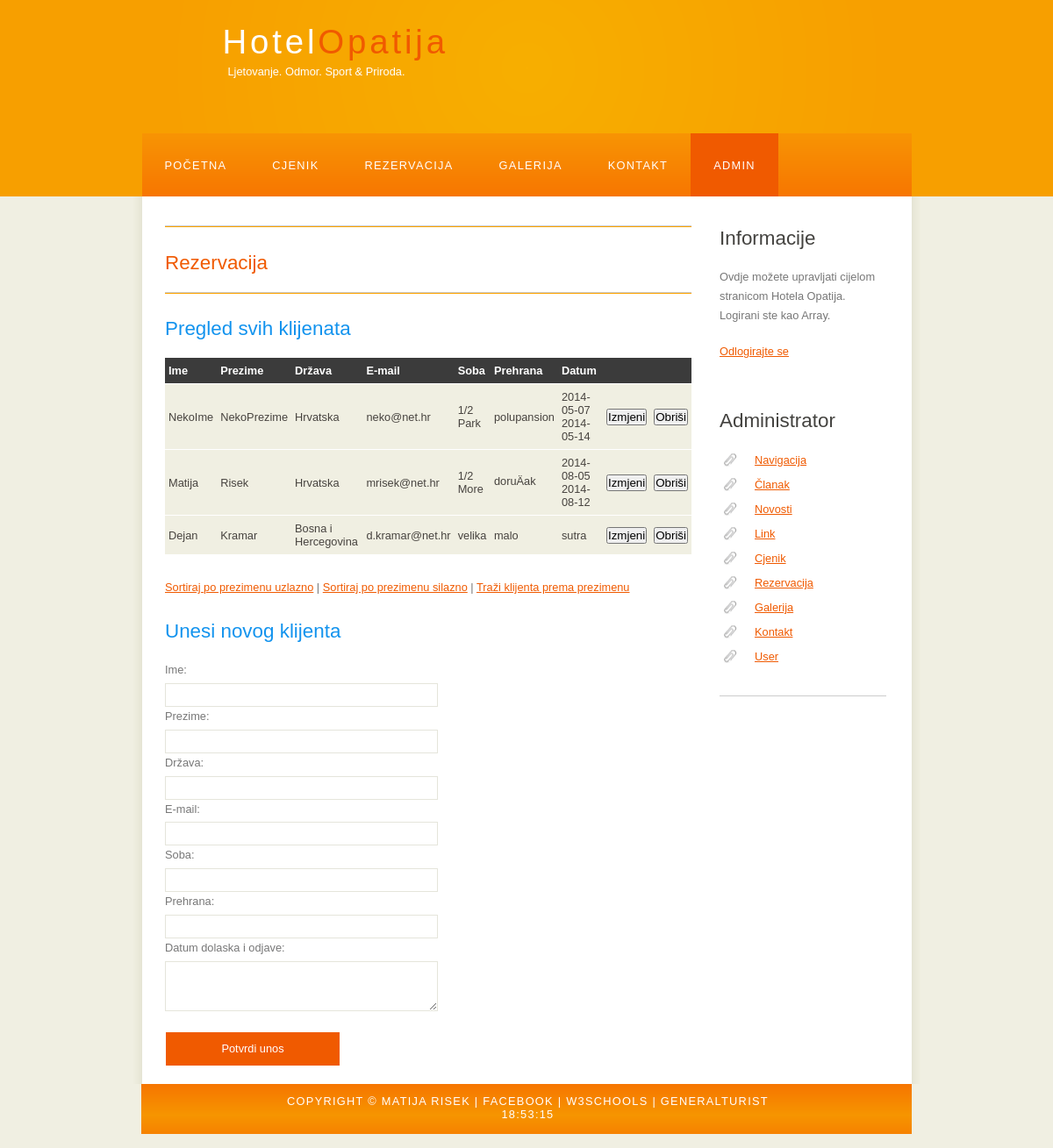
/adminRezervacija.php (signed in), run on the app's committed database.
### tables this page shows
CREATE TABLE IF NOT EXISTS `Klijent` (
  `idKlijent` int(11) NOT NULL AUTO_INCREMENT,
  `imeKlijent` varchar(255) NOT NULL,
  `prezimeKlijent` varchar(255) NOT NULL,
  `drzavaKlijent` varchar(255) NOT NULL,
  `emailKlijent` varchar(255) NOT NULL,
  `sobaKlijent` varchar(255) NOT NULL,
  `prehranaKlijent` varchar(255) NOT NULL,
  `datumKlijent` text NOT NULL,
  PRIMARY KEY (`idKlijent`)
);

### adminRezervacija.php (the view, shortened to what this page needs)
<!DOCTYPE HTML>
<html>
<head>
    <link rel="stylesheet" type="text/css" href="style/style.css" title="style" />
</head>
<body onload="startTime()">
    <div id="main">
        <div id="header">
            <div id="logo">
                <div id="logo_text">
                    <h1><a href="index.php">Hotel<span class="logo_colour">Opatija</span></a></h1>
                    <h2>Ljetovanje. Odmor. Sport & Priroda.</h2>
                </div>
            </div>
            <div id="menubar">
                <ul id="menu">
                    <li><a href="index.php">Početna</a></li>
                    <li><a href="cjenik.php">Cjenik</a></li>
                    <li><a href="rezervacija.php">Rezervacija</a></li>
                    <li><a href="galerija.php">Galerija</a></li>
                    <li> <a href="kontakt.php">Kontakt</a></li>
					<li class="selected"><a href="administrator.php">Admin</a></li>
                </ul>
            </div>
        </div>
        <div id="site_content">
            <div class="sidebar">
				<?php
					echo "<h3>Informacije</h3>";
					echo "<p>";
					echo "Ovdje možete upravljati cijelom stranicom Hotela Opatija.<br>";
					echo "Logirani ste kao {$_SESSION['username']}.<br>";
					echo '<p><a href="?action=logOut">Odlogirajte se</a></p>';
					echo "<p>";
				?>
                <h3>Administrator</h3>
                <ul>
					<li><a href="adminNavigacija.php">Navigacija</a></li>
                    <li><a href="adminClanak.php">Članak</a></li>
                    <li><a href="adminNovosti.php">Novosti</a></li>
                    <li><a href="adminLink.php">Link</a></li>
					<li><a href="adminCjenik.php">Cjenik</a></li>
                    <li><a href="adminRezervacija.php">Rezervacija</a></li>
                    <li><a href="adminGalerija.php">Galerija</a></li>
                    <li><a href="adminKontakt.php">Kontakt</a></li>
					<li><a href="adminUser.php">User</a></li>
                </ul>
                <hr />
            </div>
			<div id="content">
<hr color="orange" width="600">
<h3><a id="rezervacija" style="text-decoration: none">Rezervacija</a></h3>
<hr color="orange" width="600">
<h2>Pregled svih klijenata</h2>
<table width="600" border="0" cellpadding="0" cellspacing="0">
<tr>
<th>Ime</th>
<th>Prezime</th>
<th>Država</th>
<th>E-mail</th>
<th>Soba</th>
<th>Prehrana</th>
<th>Datum</th>
<th></th>
<th></th>
</tr>
<?php
$sql="SELECT * FROM Klijent";
$records=mysql_query($sql);
while($zapis=mysql_fetch_assoc($records)){
	echo "<tr>";
	echo "<td>".$zapis['imeKlijent']."</td>";
	echo "<td>".$zapis['prezimeKlijent']."</td>";
	echo "<td>".$zapis['drzavaKlijent']."</td>";
	echo "<td>".$zapis['emailKlijent']."</td>";
	echo "<td>".$zapis['sobaKlijent']."</td>";
	echo "<td>".$zapis['prehranaKlijent']."</td>";
	echo "<td>".$zapis['datumKlijent']."</td>";
	echo '<td><form method="post" action="novaIzmjenaKlijenta.php">
	<input type="hidden" value="'.$zapis['idKlijent'].'" name="idKlijent"/>
	<input type="submit" value="Izmjeni" />
	</form></td>';
	echo '<td><form method="post" action="brisanjeKlijenta.php">
	<input type="hidden" value="'.$zapis['idKlijent'].'" name="idKlijent"/>
	<input type="submit" onClick="potvrda (); return false;" value="Obriši" />
	</form></td>';
	echo "</tr>";
}
?>
</table>
<a href="sortirajKlijenteUzlazno.php">Sortiraj po prezimenu uzlazno</a> | <a href="sortirajKlijenteSilazno.php">Sortiraj po prezimenu silazno</a> | <a href="pretragaKlijentaForma.php">Traži klijenta prema prezimenu</a>
<form name="unosRezervacije" action="insertKlijent.php" method="post" onsubmit="return validacijaAdminRezervacija();">
<div class="form_settings">
<h2>Unesi novog klijenta</h2>
<p>Ime:</p> <input type="text" name="imeKlijent"><br>
<p>Prezime:</p> <input type="text" name="prezimeKlijent"><br>
<p>Država:</p> <input type="text" name="drzavaKlijent"><br>
<p>E-mail:</p> <input type="text" name="emailKlijent"><br>
<p>Soba:</p> <input type="text" name="sobaKlijent"><br>
<p>Prehrana:</p> <input type="text" name="prehranaKlijent"><br>
<p>Datum dolaska i odjave:</p> <textarea rows="3" name="datumKlijent" cols="20"></textarea><br>
<input class="submit" type="submit" value="Potvrdi unos">
</div>
</form>
            </div>
        </div>
        <div id="footer">
            Copyright &copy; Matija Risek | <a href="https://www.facebook.com/matija.risek">Facebook</a> | <a href="http://www.w3schools.com/">W3Schools</a> | <a href="http://www.general-turist.com/">GeneralTurist</a><div id="txt"></div>
        </div>
    </div>
</body>
</html>

### style/style.css (style rules this page uses)
html { height: 100%; }
* { margin: 0; padding: 0; }
body { font: normal .80em 'trebuchet ms', arial, sans-serif; background: #F0EFE2; color: #777; }
p { padding: 0 0 20px 0; line-height: 1.7em; }
hr { display: block; height: 1px; border: 0; border-top: 1px solid #ccc; margin: 1em 0; padding: 0; }
h1, h2, h3, h4, h5, h6 { font: normal 175% 'century gothic', arial, sans-serif; color: #43423F; margin: 0 0 15px 0; padding: 15px 0 5px 0; }
h2 { font: normal 175% 'century gothic', arial, sans-serif; color: #1293EE; }
a, a:hover { outline: none; text-decoration: underline; color: #F05A00; }
ul { margin: 2px 0 22px 17px; }
ul li { list-style-type: circle; margin: 0 0 6px 0; padding: 0 0 4px 5px; }
#main, #logo, #menubar, #site_content, #footer { margin-left: auto; margin-right: auto; }
#header { background: #f79f00; height: 240px; }
#logo { width: 825px; position: relative; height: 168px; margin-top: -16px; background: url(logo.png) no-repeat; }
#logo #logo_text { position: absolute; top: 20px; left: 0; }
#logo h1, #logo h2 { font: normal 300% 'century gothic', arial, sans-serif; border-bottom: 0; text-transform: none; margin: 0; margin-left: 66px; }
#logo_text h1, #logo_text h1 a, #logo_text h1 a:hover { padding: 22px 0 0 0; color: #FFF; letter-spacing: 0.1em; text-decoration: none; }
#logo_text h1 a .logo_colour { color: #F05A00; }
#logo_text h2 { font-size: 100%; padding: 4px 0 0 0; color: #FFF; margin-left: 72px; }
#menubar { width: 877px; height: 72px; padding: 0; background: url(menu.png) repeat-x; }
ul#menu, ul#menu li { float: left; margin: 0; padding: 0; }
ul#menu li { list-style: none; }
ul#menu li a { letter-spacing: 0.1em; font: normal 100% 'lucida sans unicode', arial, sans-serif; display: block; float: left; height: 37px; padding: 29px 26px 6px 26px; text-align: center; color: #FFF; text-transform: uppercase; text-decoration: none; background: transparent; }
ul#menu li a:hover, ul#menu li.selected a, ul#menu li.selected a:hover { color: #FFF; background: url(menu_select.png) repeat-x; }
#site_content { width: 837px; overflow: hidden; margin: 0 auto 0 auto; padding: 20px 24px 20px 37px; background: #FFF url(content.png) repeat-y; }
.sidebar { float: right; width: 190px; padding: 0 15px 20px 15px; }
.sidebar ul { width: 178px; padding: 4px 0 0 0; margin: 4px 0 30px 0; }
.sidebar li { list-style: none; padding: 0 0 7px 0; }
.sidebar li a, .sidebar li a:hover { padding: 0 0 0 40px; display: block; background: transparent url(link.png) no-repeat left center; }
#content { text-align: left; width: 595px; padding: 0; }
#footer { width: 878px; font: normal 100% 'lucida sans unicode', arial, sans-serif; height: 40px; padding: 12px 5px 5px 5px; text-align: center; background: #29425E url(footer.png) repeat-x; color: #FFF; text-transform: uppercase; letter-spacing: 0.1em; width: 875px; padding-left: 3px; padding-right: 0px; }
#footer a { color: #FFF; text-decoration: none; }
.form_settings { margin: 15px 0 0 0; }
.form_settings p { padding: 0 0 4px 0; }
.form_settings input, .form_settings textarea { padding: 5px; width: 299px; font: 100% arial; border: 1px solid #E5E5DB; background: #FFF; color: #47433F; }
.form_settings .submit { font: 100% arial; border: 1px solid; width: 200px; margin: 20px 0 0; height: 40px; padding: 2px 0 3px 0; cursor: pointer; background: #F05A00; color: #FFF; }
.form_settings textarea, .form_settings select { font: 100% arial; width: 299px; }
table { margin: 10px 0 30px 0; }
table tr th, table tr td { background: #3B3B3B; color: #FFF; padding: 7px 4px; text-align: left; }
table tr td { background: #F0EFE2; color: #47433F; border-top: 1px solid #FFF; }

### data on the page
klijent: imeKlijent "NekoIme", prezimeKlijent "NekoPrezime", drzavaKlijent "Hrvatska", emailKlijent "neko@net.hr", sobaKlijent "1/2 Park", prehranaKlijent "polupansion", datumKlijent "2014-05-07 2014-05-14"
klijent: imeKlijent "Matija", prezimeKlijent "Risek", drzavaKlijent "Hrvatska", emailKlijent "mrisek@net.hr", sobaKlijent "1/2 More", prehranaKlijent "doruÄak", datumKlijent "2014-08-05 2014-08-12"
klijent: imeKlijent "Dejan", prezimeKlijent "Kramar", drzavaKlijent "Bosna i Hercegovina", emailKlijent "d.kramar@net.hr", sobaKlijent "velika", prehranaKlijent "malo", datumKlijent "sutra"

### other printed values
$_SESSION['username'] "Array"
